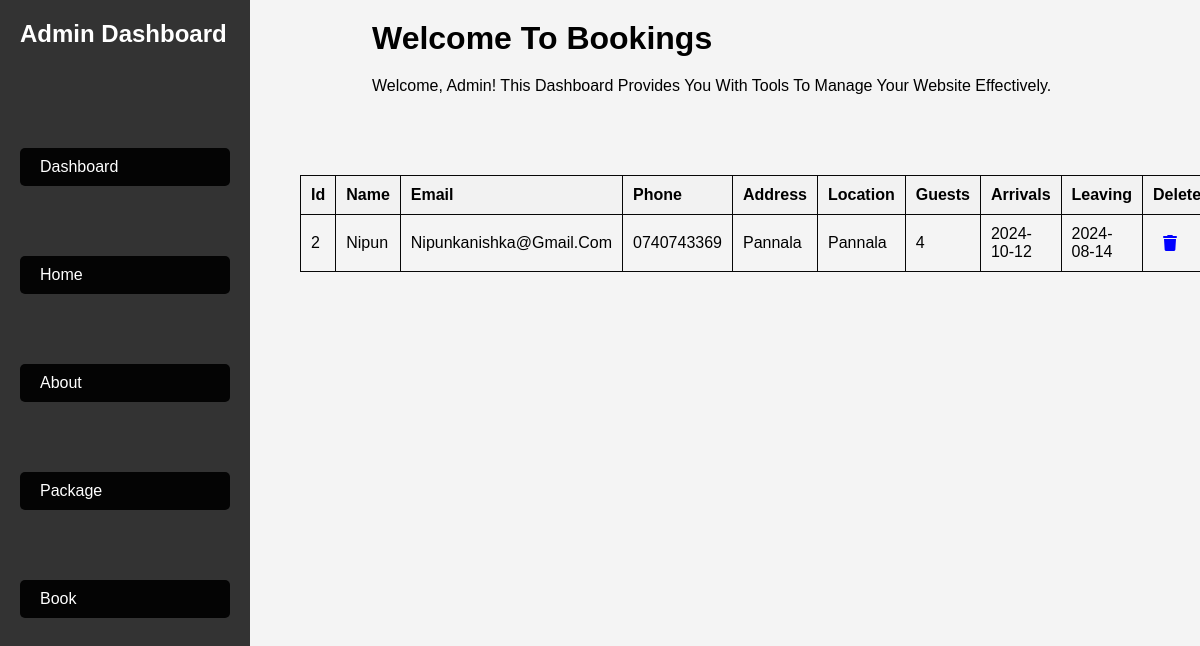
Screenshot of /bk_dashboard.php with the database file from the repository.
### tables this page shows
CREATE TABLE IF NOT EXISTS `book_form` (
  `id` int NOT NULL AUTO_INCREMENT,
  `name` varchar(50) NOT NULL,
  `email` varchar(200) NOT NULL,
  `phone` varchar(200) NOT NULL,
  `address` varchar(200) NOT NULL,
  `location` varchar(200) NOT NULL,
  `guests` varchar(200) NOT NULL,
  `arrivals` varchar(200) NOT NULL,
  `leaving` varchar(200) NOT NULL,
  PRIMARY KEY (`id`)
);

### bk_dashboard.php (the view, shortened to what this page needs)
<!DOCTYPE html>
<html lang="en">
<head>
    <link rel="stylesheet" href="admin_pannel/admin_pannel.css">
    <link rel="stylesheet"href="https://cdnjs.cloudflare.com/ajax/libs/font-awesome/6.5.2/css/all.min.css">
 </head>
 <body>
 <div class="sidebar">
        <h2>Admin Dashboard</h2>
        <div class="item2">
        <div class="button-container2">
                <a href="dashboard.php" class="btn1">dashboard</a>
            </div>
            <div class="button-container2">
                <a href="hm_dashboard.php" class="btn1">Home</a>
            </div>
            <div class="button-container2">
                <a href="ab_dashboard.php" class="btn1">About</a>
            </div>
            <div class="button-container2">
                <a href="pk_dashboard.php" class="btn1">Package</a>
            </div>
            <div class="button-container2">
                <a href="bk_dashboard.php" class="btn1">Book</a>
            </div>
        </div>
    </div>
 <div class="script">
     <h1> Welcome To bookings </h1>
     <p>Welcome, Admin! This dashboard provides you with tools to manage your website effectively.</p>
</div>
        <?php
$connection = mysqli_connect('localhost', 'root', '', 'book_db');
$query = "SELECT * FROM book_form";
$result = mysqli_query($connection, $query);
?>
<!DOCTYPE html>
<html lang="en">
<head>
</head>
<body>
<div class="container">
     <table border="1">
     <thead>
    <tr>
          <th>id</th>
         <th>name</th>
         <th>email</th>
         <th>phone</th>
         <th>address</th>
         <th>location</th>
         <th>guests</th>
         <th>arrivals</th>
         <th>leaving</th>
         <th>Delete</th>
</thead>
<?php
 if (mysqli_num_rows($result) > 0) {
     while ($row = mysqli_fetch_assoc($result)) {
         echo "<tr>";
         echo "<td>" . $row["id"] . "</td>";
         echo "<td>" . $row["name"] . "</td>";
         echo "<td>" . $row["email"] . "</td>";
         echo "<td>" . $row["phone"] . "</td>";
         echo "<td>" . $row["address"] . "</td>";
         echo "<td>" . $row["location"] . "</td>";
         echo "<td>" . $row["guests"] . "</td>";
         echo "<td>" . $row["arrivals"] . "</td>";
         echo "<td>" . $row["leaving"] . "</td>";
         echo "<td><a href='bk_dashboard.php?pid=" . htmlentities($row['id']) . "' class='delete' title='Delete' data-toggle='tooltip' onclick='return confirm(\"Are you sure you want to delete this property?\");'><i class='fa fa-trash'></i></a></td>";
         echo "</tr>";
    }
} else {
    echo "<tr><td colspan='9'>No bookings found.</td></tr>";
}
?>
     </table>
</div>
</body>
</html>

### admin_pannel/admin_pannel.css (style rules this page uses)
:root { --main-color:#8e44ad; --black:#222; --white:#fff; --light-black:#777; --light-white:#fff9; --dark-bg:rgba(0,0,0,1); --light-bg:#eee; --border:.1rem solid var(--black); --box-shadow: 0.5rem 1rem rgba(0,0,0,.1); --text-shadow:01.5rem 3rem rgba(0,0,0,.3); }
* { font-family: sans-serif; margin:0 ; padding: 0; box-sizing: border-box; outline: none; border: none; text-decoration: none; text-transform: capitalize; }
body { font-family: Arial, sans-serif; background-color: #f4f4f4; margin: 0; padding: 0; }
.sidebar { width: 250px; height: 100%; background-color: #333; color: #fff; padding: 20px; position: fixed; }
.sidebar h2 { margin-bottom: 100px; }
.item2 { margin-top: 30px; }
.button-container2 { margin-bottom: 70px; }
.btn1 { display: block; padding: 10px 20px; background-color: #040404; color: #fff; text-decoration: none; border: none; border-radius: 5px; transition: background-color 0.3s; }
.script { padding: 20px; margin-left: 22rem; }
.script h1 { margin-bottom: 20px; }
.script p { margin-bottom: 50px; }
table { width: 100%; border-collapse: collapse; max-width: 800px; }
table th, table td { padding: 10px; border: 1px solid #070707; text-align: left; }
table th { background-color: #f2f2f2; }
table a { text-decoration: none; color: blue; }
.container { width: 50%; margin: 0 auto; padding-top: 10px; max-width: 800px; }
a i { padding: 10px; }

### rows the page displays
book_form: id "2", name "Nipun", email "Nipunkanishka@gmail.com", phone "0740743369", address "Pannala", location "Pannala", guests "4", arrivals "2024-10-12", leaving "2024-08-14"
